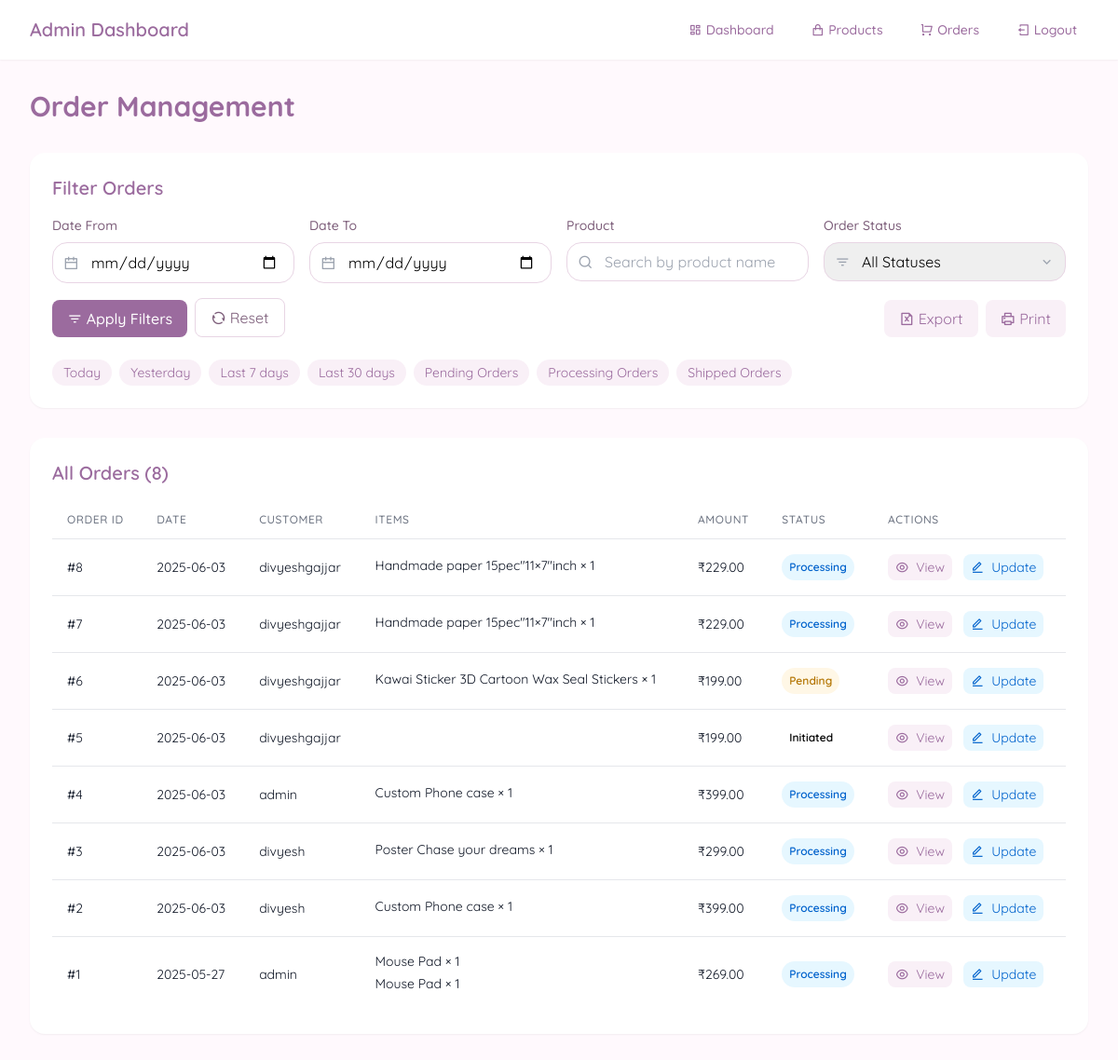
Page /admin/orders (signed in) on the committed database.
### app.py (models this page shows, shortened)
class Order(db.Model):
    id = db.Column(db.Integer, primary_key=True)
    user_id = db.Column(db.Integer, db.ForeignKey('user.id'), nullable=False)
    order_date = db.Column(db.DateTime, nullable=False)
    status = db.Column(db.String(20), default='pending')
    total_amount = db.Column(db.Float, nullable=False)
    items = db.relationship('OrderItem', backref='order', lazy=True)
    customer_name = db.Column(db.String(100))
    email = db.Column(db.String(120))
    phone = db.Column(db.String(20))
    address = db.Column(db.Text)
    payment_method = db.Column(db.String(50), default='Credit Card')
    payment_status = db.Column(db.String(20), default='Paid')
    tracking_number = db.Column(db.String(50))
    razorpay_order_id = db.Column(db.String(100), unique=True, nullable=True) # Add field to store Razorpay order ID

class User(UserMixin, db.Model):
    id = db.Column(db.Integer, primary_key=True)
    username = db.Column(db.String(80), unique=True, nullable=False)
    email = db.Column(db.String(120), unique=True, nullable=False)
    password_hash = db.Column(db.String(128))
    user_type = db.Column(db.String(20), default='customer')  # 'customer' or 'admin'
    orders = db.relationship('Order', backref='user', lazy=True)
    wishlists = db.relationship('Wishlist', backref='user', lazy=True)

class OrderItem(db.Model):
    id = db.Column(db.Integer, primary_key=True)
    order_id = db.Column(db.Integer, db.ForeignKey('order.id'), nullable=False)
    product_name = db.Column(db.String(100), nullable=False)
    quantity = db.Column(db.Integer, nullable=False)
    price = db.Column(db.Float, nullable=False)
    model = db.Column(db.String(100))  # Add model field for customization
    custom_image = db.Column(db.String(255))  # New field for customization image

### app.py (the view, shortened to what this page needs)
@app.route('/admin/orders')
@login_required
def admin_orders():
    if not (current_user.user_type == 'admin' or session.get('is_special_admin')):
        flash('Access denied', 'error')
        return redirect(url_for('index'))
    date_from = request.args.get('date_from')
    date_to = request.args.get('date_to')
    product_search = request.args.get('product')
    status = request.args.get('status')
    query = Order.query
    if date_from:
        try:
            date_from = datetime.strptime(date_from, '%Y-%m-%d')
            query = query.filter(Order.order_date >= date_from)
        except ValueError:
            flash('Invalid date format for "Date From"')
    if status:
        query = query.filter(Order.status == status)
    orders = query.order_by(Order.order_date.desc()).all()
    return render_template('admin_orders.html', orders=orders)

### app.py (called while the page is built)
@login_manager.user_loader
def load_user(user_id):
    return User.query.get(int(user_id))

### templates/admin_orders.html (shortened to what this page needs)
<!DOCTYPE html>
<html lang="en">
<head>
    <script src="https://cdn.tailwindcss.com/3.4.16"></script>
    <link href="https://cdnjs.cloudflare.com/ajax/libs/remixicon/4.6.0/remixicon.min.css" rel="stylesheet">
</head>
<body>
    <nav class="bg-white/90 backdrop-blur-sm sticky top-0 z-50 shadow-sm">
        <div class="max-w-7xl mx-auto px-4 sm:px-6 lg:px-8">
            <div class="flex justify-between items-center h-16">
                <div class="flex-shrink-0 flex items-center">
                    <a href="/admin/dashboard" class="font-semibold text-xl text-primary">Admin Dashboard</a>
                </div>
                <div class="flex items-center space-x-4">
                    <a href="/admin/dashboard" class="text-primary hover:text-[#D4B6D0] px-3 py-2 text-sm font-medium">
                        <i class="ri-dashboard-line mr-1"></i>Dashboard
                    </a>
                    <a href="/admin/add_product" class="text-primary hover:text-[#D4B6D0] px-3 py-2 text-sm font-medium">
                        <i class="ri-shopping-bag-line mr-1"></i>Products
                    </a>
                    <a href="/admin/orders" class="text-primary hover:text-[#D4B6D0] px-3 py-2 text-sm font-medium font-bold">
                        <i class="ri-shopping-cart-line mr-1"></i>Orders
                    </a>
                    <a href="{{ url_for('logout') }}" class="text-primary hover:text-[#D4B6D0] px-3 py-2 text-sm font-medium">
                        <i class="ri-logout-box-line mr-1"></i>Logout
                    </a>
                </div>
            </div>
        </div>
    </nav>
    <div class="max-w-7xl mx-auto px-4 sm:px-6 lg:px-8 py-8">
        <div class="flex justify-between items-center mb-8">
            <h2 class="text-3xl font-bold text-primary">Order Management</h2>
        </div>
        <div class="bg-white rounded-lg shadow-sm p-6 mb-8">
            <h3 class="text-xl font-semibold text-primary mb-4">Filter Orders</h3>
            <form method="GET" action="{{ url_for('admin_orders') }}" class="grid grid-cols-1 md:grid-cols-4 gap-4">
                <div>
                    <label class="block text-sm font-medium text-[#7D5E7A] mb-2">Date From</label>
                    <div class="relative">
                        <div class="absolute inset-y-0 left-0 pl-3 flex items-center pointer-events-none">
                        </div>
                        <input type="date" name="date_from" value="{{ request.args.get('date_from', '') }}"
                            class="w-full pl-10 px-4 py-2 border border-[#E8D5E4] rounded-lg focus:outline-none focus:ring-2 focus:ring-[#E8D5E4]">
                    </div>
                </div>
                <div>
                    <label class="block text-sm font-medium text-[#7D5E7A] mb-2">Date To</label>
                    <div class="relative">
                        <div class="absolute inset-y-0 left-0 pl-3 flex items-center pointer-events-none">
                        </div>
                        <input type="date" name="date_to" value="{{ request.args.get('date_to', '') }}"
                            class="w-full pl-10 px-4 py-2 border border-[#E8D5E4] rounded-lg focus:outline-none focus:ring-2 focus:ring-[#E8D5E4]">
                    </div>
                </div>
                <div>
                    <label class="block text-sm font-medium text-[#7D5E7A] mb-2">Product</label>
                    <div class="relative">
                        <div class="absolute inset-y-0 left-0 pl-3 flex items-center pointer-events-none">
                        </div>
                        <input type="text" name="product" value="{{ request.args.get('product', '') }}" placeholder="Search by product name"
                            class="w-full pl-10 px-4 py-2 border border-[#E8D5E4] rounded-lg focus:outline-none focus:ring-2 focus:ring-[#E8D5E4]">
                    </div>
                </div>
                <div>
                    <label class="block text-sm font-medium text-[#7D5E7A] mb-2">Order Status</label>
                    <div class="relative">
                        <div class="absolute inset-y-0 left-0 pl-3 flex items-center pointer-events-none">
                        </div>
                        <select name="status" class="w-full pl-10 px-4 py-2 border border-[#E8D5E4] rounded-lg focus:outline-none focus:ring-2 focus:ring-[#E8D5E4] appearance-none">
                            <option value="">All Statuses</option>
                        </select>
                        <div class="absolute inset-y-0 right-0 flex items-center pr-3 pointer-events-none">
                        </div>
                    </div>
                </div>
                <div class="flex items-end md:col-span-4 gap-2">
                    <button type="submit" class="bg-primary hover:bg-[#D4B6D0] text-white px-4 py-2 rounded-button font-medium transition-all duration-300 flex items-center">
                        <i class="ri-filter-3-line mr-1"></i> Apply Filters
                    </button>
                    <a href="{{ url_for('admin_orders') }}" class="px-4 py-2 border border-[#E8D5E4] text-[#7D5E7A] rounded-button hover:bg-[#F9F0F7] transition-all duration-300 flex items-center">
                        <i class="ri-refresh-line mr-1"></i> Reset
                    </a>
                    <div class="ml-auto flex gap-2">
                        <button type="button" class="px-4 py-2 bg-[#F9F0F7] text-primary rounded-button hover:bg-[#E8D5E4] transition-all duration-300 flex items-center">
                            <i class="ri-file-excel-line mr-1"></i> Export
                        </button>
                        <button type="button" class="px-4 py-2 bg-[#F9F0F7] text-primary rounded-button hover:bg-[#E8D5E4] transition-all duration-300 flex items-center">
                            <i class="ri-printer-line mr-1"></i> Print
                        </button>
                    </div>
                </div>
                <div class="md:col-span-4 flex flex-wrap gap-2 mt-2">
                    <button type="button" onclick="quickFilter('today')" class="px-3 py-1 text-sm bg-[#F9F0F7] text-primary rounded-full hover:bg-[#E8D5E4] transition-all duration-300">
                        Today
                    </button>
                    <button type="button" onclick="quickFilter('yesterday')" class="px-3 py-1 text-sm bg-[#F9F0F7] text-primary rounded-full hover:bg-[#E8D5E4] transition-all duration-300">
                        Yesterday
                    </button>
                    <button type="button" onclick="quickFilter('last7days')" class="px-3 py-1 text-sm bg-[#F9F0F7] text-primary rounded-full hover:bg-[#E8D5E4] transition-all duration-300">
                        Last 7 days
                    </button>
                    <button type="button" onclick="quickFilter('last30days')" class="px-3 py-1 text-sm bg-[#F9F0F7] text-primary rounded-full hover:bg-[#E8D5E4] transition-all duration-300">
                        Last 30 days
                    </button>
                    <button type="button" onclick="quickFilter('pending')" class="px-3 py-1 text-sm bg-[#F9F0F7] text-primary rounded-full hover:bg-[#E8D5E4] transition-all duration-300">
                        Pending Orders
                    </button>
                    <button type="button" onclick="quickFilter('processing')" class="px-3 py-1 text-sm bg-[#F9F0F7] text-primary rounded-full hover:bg-[#E8D5E4] transition-all duration-300">
                        Processing Orders
                    </button>
                    <button type="button" onclick="quickFilter('shipped')" class="px-3 py-1 text-sm bg-[#F9F0F7] text-primary rounded-full hover:bg-[#E8D5E4] transition-all duration-300">
                        Shipped Orders
                    </button>
                </div>
            </form>
        </div>
        <div class="bg-white rounded-lg shadow-sm p-6">
            <h3 class="text-xl font-semibold text-primary mb-4">All Orders ({{ orders|length }})</h3>
            {% if orders %}
            <div class="overflow-x-auto">
                <table class="min-w-full divide-y divide-gray-200">
                    <thead>
                        <tr>
                            <th class="px-4 py-3 text-left text-xs font-medium text-gray-500 uppercase tracking-wider">Order ID</th>
                            <th class="px-4 py-3 text-left text-xs font-medium text-gray-500 uppercase tracking-wider">Date</th>
                            <th class="px-4 py-3 text-left text-xs font-medium text-gray-500 uppercase tracking-wider">Customer</th>
                            <th class="px-4 py-3 text-left text-xs font-medium text-gray-500 uppercase tracking-wider">Items</th>
                            <th class="px-4 py-3 text-left text-xs font-medium text-gray-500 uppercase tracking-wider">Amount</th>
                            <th class="px-4 py-3 text-left text-xs font-medium text-gray-500 uppercase tracking-wider">Status</th>
                            <th class="px-4 py-3 text-left text-xs font-medium text-gray-500 uppercase tracking-wider">Actions</th>
                        </tr>
                    </thead>
                    <tbody class="bg-white divide-y divide-gray-200">
                        {% for order in orders %}
                        <tr>
                            <td class="px-4 py-4 whitespace-nowrap text-sm text-gray-900">#{{ order.id }}</td>
                            <td class="px-4 py-4 whitespace-nowrap text-sm text-gray-900">{{ order.order_date.strftime('%Y-%m-%d') }}</td>
                            <td class="px-4 py-4 whitespace-nowrap text-sm text-gray-900">{{ order.user.username }}</td>
                            <td class="px-4 py-4 text-sm text-gray-900">
                                {% for item in order.items %}
                                <div class="mb-1">{{ item.product_name }} × {{ item.quantity }}</div>
                                {% endfor %}
                            </td>
                            <td class="px-4 py-4 whitespace-nowrap text-sm text-gray-900">₹{{ "%.2f"|format(order.total_amount) }}</td>
                            <td class="px-4 py-4 whitespace-nowrap">
                                <span class="px-2 py-1 inline-flex text-xs leading-5 font-semibold rounded-full status-{{ order.status }}">
                                    {{ order.status|title }}
                                </span>
                            </td>
                            <td class="px-4 py-4 whitespace-nowrap text-sm space-x-2">
                                <button onclick="openOrderDetails({{ order.id }})" class="text-primary hover:text-[#D4B6D0] bg-[#F9F0F7] px-2 py-1 rounded">
                                    <i class="ri-eye-line mr-1"></i> View
                                </button>
                                <button onclick="openUpdateStatus({{ order.id }}, '{{ order.status }}')" class="text-[#0062cc] hover:text-[#0050b3] bg-[#e6f7ff] px-2 py-1 rounded">
                                    <i class="ri-edit-line mr-1"></i> Update
                                </button>
                            </td>
                        </tr>
                        {% endfor %}
                    </tbody>
                </table>
            </div>
            {% else %}
            <div class="py-8 text-center text-gray-500">
                <i class="ri-shopping-bag-line text-5xl mb-4"></i>
                <p>No orders found matching your criteria</p>
            </div>
            {% endif %}
        </div>
    </div>
</body>
</html>

### templates/admin_orders.html (style rules this page uses)
body { font-family: 'Quicksand', sans-serif; background-color: #FFF9FD; }
.status-pending { background-color: #fff7e6; color: #b37400; }
.status-processing { background-color: #e6f7ff; color: #0062cc; }

### rows in the picture
Order: id "8", order_date "2025-06-03", user.username "divyeshgajjar", total_amount "229.00", status "Processing"
OrderItem: product_name "Handmade paper 15pec\"11×7\"inch", quantity "1"
Order: id "7", order_date "2025-06-03", user.username "divyeshgajjar", total_amount "229.00", status "Processing"
OrderItem: product_name "Handmade paper 15pec\"11×7\"inch", quantity "1"
Order: id "6", order_date "2025-06-03", user.username "divyeshgajjar", total_amount "199.00", status "Pending"
OrderItem: product_name "Kawai Sticker 3D Cartoon Wax Seal Stickers", quantity "1"
Order: id "5", order_date "2025-06-03", user.username "divyeshgajjar", total_amount "199.00", status "Initiated"
Order: id "4", order_date "2025-06-03", user.username "admin", total_amount "399.00", status "Processing"
OrderItem: product_name "Custom Phone case", quantity "1"
Order: id "3", order_date "2025-06-03", user.username "divyesh", total_amount "299.00", status "Processing"
OrderItem: product_name "Poster Chase your dreams", quantity "1"
Order: id "2", order_date "2025-06-03", user.username "divyesh", total_amount "399.00", status "Processing"
OrderItem: product_name "Custom Phone case", quantity "1"
Order: id "1", order_date "2025-05-27", user.username "admin", total_amount "269.00", status "Processing"
OrderItem: product_name "Mouse Pad", quantity "1"
OrderItem: product_name "Mouse Pad", quantity "1"

### other values in the picture
{{ orders|length }} "8"
